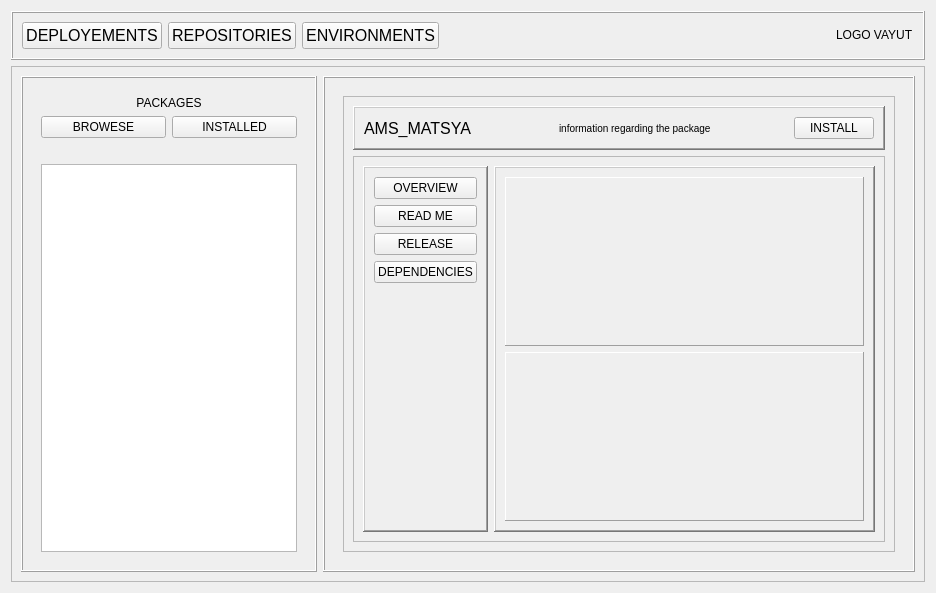
<?xml version="1.0" encoding="UTF-8"?>
<ui version="4.0">
 <class>Form</class>
 <widget class="QWidget" name="Form">
  <property name="geometry">
   <rect>
    <x>0</x>
    <y>0</y>
    <width>936</width>
    <height>593</height>
   </rect>
  </property>
  <property name="windowTitle">
   <string>Form</string>
  </property>
  <layout class="QVBoxLayout" name="verticalLayout">
   <item>
    <widget class="QFrame" name="frame_12">
     <property name="frameShape">
      <enum>QFrame::Box</enum>
     </property>
     <property name="frameShadow">
      <enum>QFrame::Raised</enum>
     </property>
     <layout class="QVBoxLayout" name="verticalLayout_2">
      <item>
       <layout class="QHBoxLayout" name="horizontalLayout_8">
        <item>
         <layout class="QHBoxLayout" name="horizontalLayout_2">
          <property name="sizeConstraint">
           <enum>QLayout::SetFixedSize</enum>
          </property>
          <item>
           <widget class="QPushButton" name="pushButton_9">
            <property name="sizePolicy">
             <sizepolicy hsizetype="Minimum" vsizetype="Fixed">
              <horstretch>0</horstretch>
              <verstretch>0</verstretch>
             </sizepolicy>
            </property>
            <property name="styleSheet">
             <string notr="true">font-size: 16px;</string>
            </property>
            <property name="text">
             <string>DEPLOYEMENTS</string>
            </property>
           </widget>
          </item>
          <item>
           <widget class="QPushButton" name="pushButton_12">
            <property name="sizePolicy">
             <sizepolicy hsizetype="Minimum" vsizetype="Fixed">
              <horstretch>0</horstretch>
              <verstretch>0</verstretch>
             </sizepolicy>
            </property>
            <property name="styleSheet">
             <string notr="true">font-size: 16px;</string>
            </property>
            <property name="text">
             <string>REPOSITORIES</string>
            </property>
           </widget>
          </item>
          <item>
           <widget class="QPushButton" name="pushButton_13">
            <property name="sizePolicy">
             <sizepolicy hsizetype="Minimum" vsizetype="Fixed">
              <horstretch>0</horstretch>
              <verstretch>0</verstretch>
             </sizepolicy>
            </property>
            <property name="sizeIncrement">
             <size>
              <width>0</width>
              <height>0</height>
             </size>
            </property>
            <property name="styleSheet">
             <string notr="true">font-size: 16px;</string>
            </property>
            <property name="text">
             <string>ENVIRONMENTS</string>
            </property>
            <property name="checkable">
             <bool>false</bool>
            </property>
            <property name="autoDefault">
             <bool>false</bool>
            </property>
            <property name="default">
             <bool>false</bool>
            </property>
            <property name="flat">
             <bool>false</bool>
            </property>
           </widget>
          </item>
         </layout>
        </item>
        <item>
         <spacer name="horizontalSpacer">
          <property name="orientation">
           <enum>Qt::Horizontal</enum>
          </property>
          <property name="sizeType">
           <enum>QSizePolicy::MinimumExpanding</enum>
          </property>
          <property name="sizeHint" stdset="0">
           <size>
            <width>40</width>
            <height>20</height>
           </size>
          </property>
         </spacer>
        </item>
        <item>
         <widget class="QLabel" name="label">
          <property name="sizePolicy">
           <sizepolicy hsizetype="Fixed" vsizetype="Fixed">
            <horstretch>0</horstretch>
            <verstretch>0</verstretch>
           </sizepolicy>
          </property>
          <property name="text">
           <string>LOGO VAYUT</string>
          </property>
         </widget>
        </item>
       </layout>
      </item>
     </layout>
    </widget>
   </item>
   <item>
    <widget class="QFrame" name="frame_3">
     <property name="frameShape">
      <enum>QFrame::StyledPanel</enum>
     </property>
     <property name="frameShadow">
      <enum>QFrame::Raised</enum>
     </property>
     <layout class="QHBoxLayout" name="horizontalLayout">
      <item>
       <widget class="QFrame" name="frame_4">
        <property name="frameShape">
         <enum>QFrame::Box</enum>
        </property>
        <property name="frameShadow">
         <enum>QFrame::Raised</enum>
        </property>
        <layout class="QHBoxLayout" name="horizontalLayout_4">
         <item>
          <widget class="QStackedWidget" name="stackedWidget_2">
           <property name="sizePolicy">
            <sizepolicy hsizetype="Maximum" vsizetype="MinimumExpanding">
             <horstretch>0</horstretch>
             <verstretch>0</verstretch>
            </sizepolicy>
           </property>
           <property name="currentIndex">
            <number>0</number>
           </property>
           <widget class="QWidget" name="page_3">
            <layout class="QVBoxLayout" name="verticalLayout_5">
             <item>
              <layout class="QVBoxLayout" name="verticalLayout_4">
               <item>
                <widget class="QLabel" name="label_3">
                 <property name="sizePolicy">
                  <sizepolicy hsizetype="Expanding" vsizetype="Preferred">
                   <horstretch>0</horstretch>
                   <verstretch>0</verstretch>
                  </sizepolicy>
                 </property>
                 <property name="text">
                  <string>PACKAGES</string>
                 </property>
                 <property name="alignment">
                  <set>Qt::AlignCenter</set>
                 </property>
                </widget>
               </item>
               <item>
                <layout class="QHBoxLayout" name="horizontalLayout_6">
                 <item>
                  <widget class="QPushButton" name="pushButton_4">
                   <property name="sizePolicy">
                    <sizepolicy hsizetype="Minimum" vsizetype="Fixed">
                     <horstretch>0</horstretch>
                     <verstretch>0</verstretch>
                    </sizepolicy>
                   </property>
                   <property name="text">
                    <string>BROWESE</string>
                   </property>
                  </widget>
                 </item>
                 <item>
                  <widget class="QPushButton" name="pushButton_10">
                   <property name="sizePolicy">
                    <sizepolicy hsizetype="Minimum" vsizetype="Fixed">
                     <horstretch>0</horstretch>
                     <verstretch>0</verstretch>
                    </sizepolicy>
                   </property>
                   <property name="text">
                    <string>INSTALLED</string>
                   </property>
                  </widget>
                 </item>
                </layout>
               </item>
               <item>
                <spacer name="horizontalSpacer_2">
                 <property name="orientation">
                  <enum>Qt::Horizontal</enum>
                 </property>
                 <property name="sizeType">
                  <enum>QSizePolicy::Minimum</enum>
                 </property>
                 <property name="sizeHint" stdset="0">
                  <size>
                   <width>158</width>
                   <height>20</height>
                  </size>
                 </property>
                </spacer>
               </item>
               <item>
                <widget class="QListView" name="listView">
                 <property name="sizePolicy">
                  <sizepolicy hsizetype="Minimum" vsizetype="Expanding">
                   <horstretch>0</horstretch>
                   <verstretch>0</verstretch>
                  </sizepolicy>
                 </property>
                </widget>
               </item>
              </layout>
             </item>
            </layout>
           </widget>
           <widget class="QWidget" name="page_4"/>
          </widget>
         </item>
        </layout>
       </widget>
      </item>
      <item>
       <widget class="QFrame" name="frame_5">
        <property name="frameShape">
         <enum>QFrame::Box</enum>
        </property>
        <property name="frameShadow">
         <enum>QFrame::Raised</enum>
        </property>
        <layout class="QVBoxLayout" name="verticalLayout_6">
         <item>
          <widget class="QStackedWidget" name="stackedWidget">
           <property name="sizePolicy">
            <sizepolicy hsizetype="MinimumExpanding" vsizetype="Minimum">
             <horstretch>0</horstretch>
             <verstretch>0</verstretch>
            </sizepolicy>
           </property>
           <property name="currentIndex">
            <number>1</number>
           </property>
           <widget class="QWidget" name="page"/>
           <widget class="QWidget" name="page_2">
            <layout class="QVBoxLayout" name="verticalLayout_11">
             <item>
              <widget class="QFrame" name="frame_2">
               <property name="frameShape">
                <enum>QFrame::StyledPanel</enum>
               </property>
               <property name="frameShadow">
                <enum>QFrame::Raised</enum>
               </property>
               <layout class="QVBoxLayout" name="verticalLayout_7">
                <item>
                 <widget class="QFrame" name="frame_6">
                  <property name="frameShape">
                   <enum>QFrame::WinPanel</enum>
                  </property>
                  <property name="frameShadow">
                   <enum>QFrame::Raised</enum>
                  </property>
                  <layout class="QVBoxLayout" name="verticalLayout_8">
                   <item>
                    <layout class="QHBoxLayout" name="horizontalLayout_7">
                     <item>
                      <widget class="QLabel" name="label_4">
                       <property name="sizePolicy">
                        <sizepolicy hsizetype="Minimum" vsizetype="Minimum">
                         <horstretch>0</horstretch>
                         <verstretch>0</verstretch>
                        </sizepolicy>
                       </property>
                       <property name="styleSheet">
                        <string notr="true">font-size: 16px;</string>
                       </property>
                       <property name="text">
                        <string>AMS_MATSYA</string>
                       </property>
                      </widget>
                     </item>
                     <item>
                      <widget class="QLabel" name="label_5">
                       <property name="styleSheet">
                        <string notr="true">font-size: 10px;</string>
                       </property>
                       <property name="text">
                        <string>information regarding the package</string>
                       </property>
                       <property name="textFormat">
                        <enum>Qt::AutoText</enum>
                       </property>
                      </widget>
                     </item>
                     <item>
                      <spacer name="horizontalSpacer_3">
                       <property name="orientation">
                        <enum>Qt::Horizontal</enum>
                       </property>
                       <property name="sizeType">
                        <enum>QSizePolicy::Minimum</enum>
                       </property>
                       <property name="sizeHint" stdset="0">
                        <size>
                         <width>40</width>
                         <height>20</height>
                        </size>
                       </property>
                      </spacer>
                     </item>
                     <item>
                      <widget class="QPushButton" name="pushButton_11">
                       <property name="sizePolicy">
                        <sizepolicy hsizetype="Maximum" vsizetype="Fixed">
                         <horstretch>0</horstretch>
                         <verstretch>0</verstretch>
                        </sizepolicy>
                       </property>
                       <property name="text">
                        <string>INSTALL</string>
                       </property>
                      </widget>
                     </item>
                    </layout>
                   </item>
                  </layout>
                 </widget>
                </item>
                <item>
                 <widget class="QFrame" name="frame_7">
                  <property name="frameShape">
                   <enum>QFrame::StyledPanel</enum>
                  </property>
                  <property name="frameShadow">
                   <enum>QFrame::Raised</enum>
                  </property>
                  <layout class="QHBoxLayout" name="horizontalLayout_5">
                   <item>
                    <widget class="QFrame" name="frame_8">
                     <property name="sizePolicy">
                      <sizepolicy hsizetype="Fixed" vsizetype="Preferred">
                       <horstretch>0</horstretch>
                       <verstretch>0</verstretch>
                      </sizepolicy>
                     </property>
                     <property name="frameShape">
                      <enum>QFrame::WinPanel</enum>
                     </property>
                     <property name="frameShadow">
                      <enum>QFrame::Raised</enum>
                     </property>
                     <layout class="QVBoxLayout" name="verticalLayout_9">
                      <item>
                       <layout class="QVBoxLayout" name="verticalLayout_10">
                        <item>
                         <widget class="QPushButton" name="pushButton_5">
                          <property name="sizePolicy">
                           <sizepolicy hsizetype="Minimum" vsizetype="Maximum">
                            <horstretch>0</horstretch>
                            <verstretch>0</verstretch>
                           </sizepolicy>
                          </property>
                          <property name="text">
                           <string>OVERVIEW</string>
                          </property>
                         </widget>
                        </item>
                        <item>
                         <widget class="QPushButton" name="pushButton_6">
                          <property name="sizePolicy">
                           <sizepolicy hsizetype="Minimum" vsizetype="Maximum">
                            <horstretch>0</horstretch>
                            <verstretch>0</verstretch>
                           </sizepolicy>
                          </property>
                          <property name="text">
                           <string>READ ME</string>
                          </property>
                         </widget>
                        </item>
                        <item>
                         <widget class="QPushButton" name="pushButton_7">
                          <property name="sizePolicy">
                           <sizepolicy hsizetype="Minimum" vsizetype="Maximum">
                            <horstretch>0</horstretch>
                            <verstretch>0</verstretch>
                           </sizepolicy>
                          </property>
                          <property name="text">
                           <string>RELEASE</string>
                          </property>
                         </widget>
                        </item>
                        <item>
                         <widget class="QPushButton" name="pushButton_8">
                          <property name="sizePolicy">
                           <sizepolicy hsizetype="Minimum" vsizetype="Maximum">
                            <horstretch>0</horstretch>
                            <verstretch>0</verstretch>
                           </sizepolicy>
                          </property>
                          <property name="text">
                           <string>DEPENDENCIES</string>
                          </property>
                         </widget>
                        </item>
                        <item>
                         <spacer name="verticalSpacer">
                          <property name="orientation">
                           <enum>Qt::Vertical</enum>
                          </property>
                          <property name="sizeHint" stdset="0">
                           <size>
                            <width>20</width>
                            <height>40</height>
                           </size>
                          </property>
                         </spacer>
                        </item>
                       </layout>
                      </item>
                     </layout>
                    </widget>
                   </item>
                   <item>
                    <widget class="QFrame" name="frame_9">
                     <property name="frameShape">
                      <enum>QFrame::WinPanel</enum>
                     </property>
                     <property name="frameShadow">
                      <enum>QFrame::Raised</enum>
                     </property>
                     <layout class="QVBoxLayout" name="verticalLayout_12">
                      <item>
                       <widget class="QFrame" name="frame_10">
                        <property name="frameShape">
                         <enum>QFrame::Panel</enum>
                        </property>
                        <property name="frameShadow">
                         <enum>QFrame::Raised</enum>
                        </property>
                       </widget>
                      </item>
                      <item>
                       <widget class="QFrame" name="frame_11">
                        <property name="frameShape">
                         <enum>QFrame::Panel</enum>
                        </property>
                        <property name="frameShadow">
                         <enum>QFrame::Raised</enum>
                        </property>
                       </widget>
                      </item>
                     </layout>
                    </widget>
                   </item>
                  </layout>
                 </widget>
                </item>
               </layout>
              </widget>
             </item>
            </layout>
           </widget>
          </widget>
         </item>
        </layout>
       </widget>
      </item>
     </layout>
    </widget>
   </item>
  </layout>
 </widget>
 <resources/>
 <connections/>
</ui>
